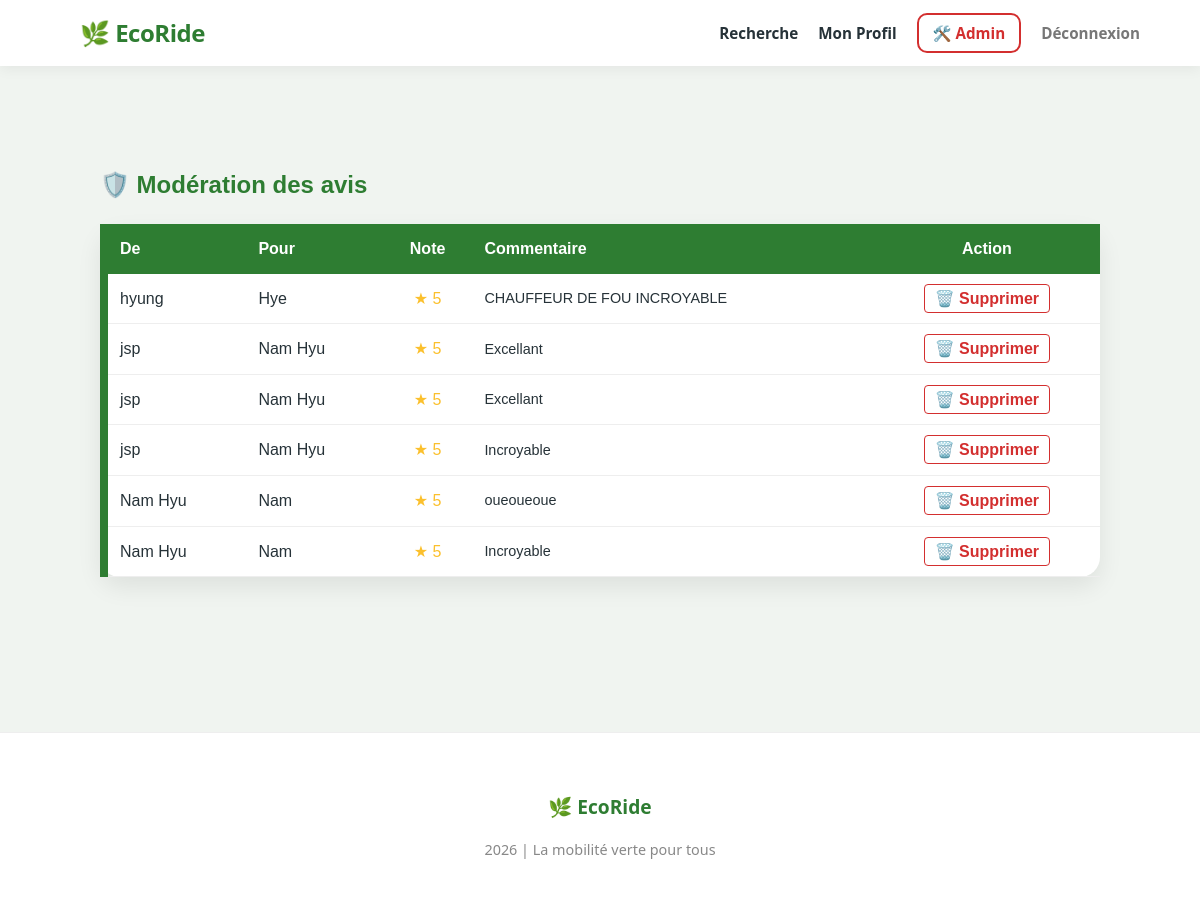
/admin_avis.php (signed in), run on the app's committed database.
### tables this page shows
CREATE TABLE `avis` (
  `id` int(11) NOT NULL,
  `id_trajet` int(11) NOT NULL,
  `id_expediteur` int(11) NOT NULL,
  `id_destinataire` int(11) NOT NULL,
  `note` int(11) DEFAULT NULL CHECK (`note` >= 1 and `note` <= 5),
  `commentaire` text DEFAULT NULL,
  `date_avis` timestamp NOT NULL DEFAULT current_timestamp(),
  `statut_id` int(11) DEFAULT 2
);

CREATE TABLE `utilisateurs` (
  `id` int(11) NOT NULL,
  `pseudo` varchar(50) NOT NULL,
  `email` varchar(100) NOT NULL,
  `mot_de_passe` varchar(255) NOT NULL,
  `Nom` varchar(50) NOT NULL,
  `Prenom` varchar(50) NOT NULL,
  `Role` varchar(100) NOT NULL DEFAULT 'utilisateurs',
  `credits` int(11) DEFAULT 20,
  `type_utilisateur` enum('passager','chauffeur','les_deux') DEFAULT 'passager'
);

### admin_avis.php (the view, shortened to what this page needs)
<?php
require_once "Template.php";
$db = (new Database())->getConnection();
$sql = "SELECT a.*,
               exp.prenom as exp_prenom,
               dest.prenom as dest_prenom
        FROM avis a
        JOIN utilisateurs exp ON a.id_expediteur = exp.id
        JOIN utilisateurs dest ON a.id_destinataire = dest.id
        ORDER BY a.date_avis DESC";
$avis_liste = $db->query($sql)->fetchAll(PDO::FETCH_ASSOC);
?>
<main style="max-width: 1000px; margin: 40px auto; padding: 20px; font-family: sans-serif;">
    <h2 style="color: #2e7d32;">🛡️ Modération des avis</h2>
    <table style="width: 100%; border-collapse: collapse; background: white; box-shadow: 0 4px 10px rgba(0,0,0,0.1);">
        <thead style="background: #2e7d32; color: white;">
            <tr>
                <th style="padding: 12px; text-align: left;">De</th>
                <th style="padding: 12px; text-align: left;">Pour</th>
                <th style="padding: 12px; text-align: center;">Note</th>
                <th style="padding: 12px; text-align: left;">Commentaire</th>
                <th style="padding: 12px; text-align: center;">Action</th>
            </tr>
        </thead>
        <tbody>
            <?php foreach ($avis_liste as $a): ?>
            <tr style="border-bottom: 1px solid #eee;">
                <td style="padding: 12px;"><?php echo htmlspecialchars($a['exp_prenom']); ?></td>
                <td style="padding: 12px;"><?php echo htmlspecialchars($a['dest_prenom']); ?></td>
                <td style="padding: 12px; text-align: center; color: #fbc02d;">★ <?php echo $a['note']; ?></td>
                <td style="padding: 12px; font-size: 0.9em; max-width: 300px;"><?php echo htmlspecialchars($a['commentaire']); ?></td>
                <td style="padding: 12px; text-align: center;">
                    <a href="admin_delete_avis_action.php?id=<?php echo $a['id']; ?>"
                       onclick="return confirm('Voulez-vous vraiment supprimer cet avis ?')"
                       style="color: #d32f2f; text-decoration: none; font-weight: bold; padding: 5px 10px; border: 1px solid #d32f2f; border-radius: 4px;">
                       🗑️ Supprimer
                    </a>
                </td>
            </tr>
            <?php endforeach; ?>
        </tbody>
    </table>
</main>

### Template.php (style rules this page uses)
:root { --eco-green: #2E7D32; --wood-brown: #6D4C41; --soft-bg: #f0f4f0; --dark-text: #263238; --card-shadow: 0 10px 25px rgba(0,0,0,0.08); }
body { font-family: 'Segoe UI', Roboto, Helvetica, Arial, sans-serif; background-color: var(--soft-bg); color: var(--dark-text); margin: 0; padding: 0; line-height: 1.6; }
.section-profil, [style*="background: white"] { background: #ffffff !important; border-radius: 20px !important; padding: 25px !important; margin-bottom: 25px !important; border: none !important; border-left: 8px solid var(--eco-green) !important; box-shadow: var(--card-shadow) !important; }
h2, h3 { color: var(--eco-green); font-weight: 800; }

### data on the page
avis: id_expediteur.Prenom "hyung", id_destinataire.Prenom "Hye", note "5", commentaire "CHAUFFEUR DE FOU INCROYABLE"
avis: id_expediteur.Prenom "jsp", id_destinataire.Prenom "Nam Hyu", note "5", commentaire "Excellant"
avis: id_expediteur.Prenom "jsp", id_destinataire.Prenom "Nam Hyu", note "5", commentaire "Excellant"
avis: id_expediteur.Prenom "jsp", id_destinataire.Prenom "Nam Hyu", note "5", commentaire "Incroyable"
avis: id_expediteur.Prenom "Nam Hyu", id_destinataire.Prenom "Nam", note "5", commentaire "oueoueoue"
avis: id_expediteur.Prenom "Nam Hyu", id_destinataire.Prenom "Nam", note "5", commentaire "Incroyable"
